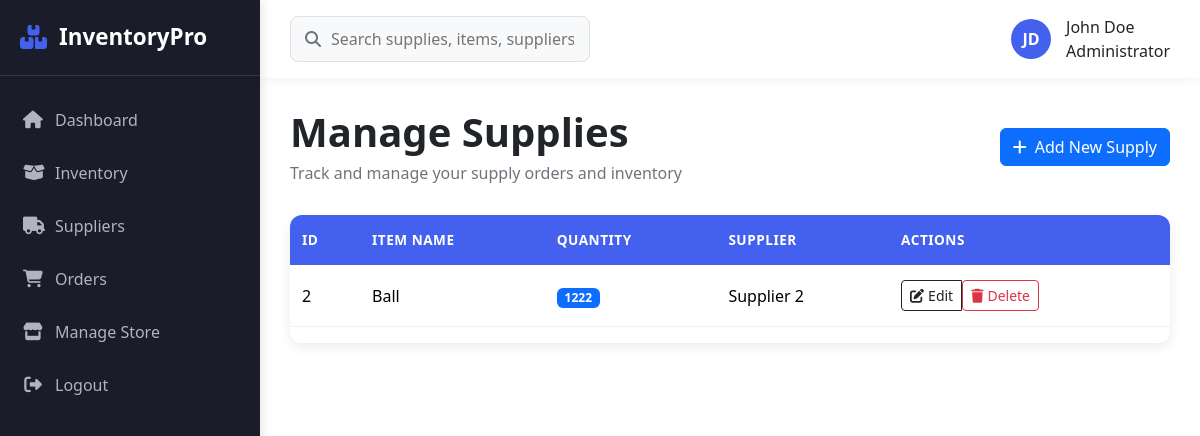
Screenshot of /Supplier/supply.php with the database file from the repository.
### tables this page shows
CREATE TABLE `supplies` (
  `supply_id` int(11) NOT NULL,
  `itemid` int(11) DEFAULT NULL,
  `quantity` int(11) DEFAULT NULL,
  `supplierid` int(11) DEFAULT NULL
);

CREATE TABLE `item` (
  `itemid` int(11) NOT NULL,
  `itemname` varchar(255) DEFAULT NULL,
  `description` text DEFAULT NULL,
  `category` varchar(255) DEFAULT NULL,
  `unitprice` decimal(10,2) DEFAULT NULL,
  `criticalvalue` int(11) DEFAULT NULL,
  `quantity` int(11) DEFAULT NULL,
  `availability` varchar(50) DEFAULT NULL
);

CREATE TABLE `suppliers` (
  `id` int(11) NOT NULL,
  `name` varchar(255) DEFAULT NULL,
  `address` text DEFAULT NULL,
  `contact` varchar(15) DEFAULT NULL,
  `email` varchar(255) DEFAULT NULL
);

### Supplier/supply.php (the view, shortened to what this page needs)
<!DOCTYPE html>
<html lang="en">
<head>
    <link rel="stylesheet" href="../utils/supplies.css">
    <link href="https://cdn.jsdelivr.net/npm/bootstrap@5.3.3/dist/css/bootstrap.min.css" rel="stylesheet">
    <link rel="stylesheet" href="https://cdnjs.cloudflare.com/ajax/libs/font-awesome/6.4.0/css/all.min.css">
</head>
<body>
    <?php
    $dbcon = new DbConnector();
    $conn = $dbcon->getConnection();
    $querySupplies = "
            SELECT supplies.*, suppliers.name AS supplier_name, item.itemname AS item_name
            FROM supplies
            INNER JOIN suppliers ON supplies.supplierid = suppliers.id
            INNER JOIN item ON supplies.itemid = item.itemid
        ";
    $stmtSupplies = $conn->query($querySupplies);
    $supplies = $stmtSupplies->fetchAll(PDO::FETCH_OBJ);
    ?>
    <div class="app-container">
        <div class="sidebar">
            <div class="sidebar-header">
                <i class="fas fa-boxes"></i>
                <h3>InventoryPro</h3>
            </div>
            <ul class="nav-menu">
                <li><a href="../index.php"><i class="fas fa-home"></i> Dashboard</a></li>
                <li><a href="../inventory/inventory.php"><i class="fas fa-box-open"></i> Inventory</a></li>
                <li><a href="suppliers.php" class="active"><i class="fas fa-truck"></i> Suppliers</a></li>
                <li><a href="../order/order.php"><i class="fas fa-shopping-cart"></i> Orders</a></li>
                <li><a href="../store/stores.php"><i class="fas fa-store"></i> Manage Store</a></li>
                <li><a href="#"><i class="fas fa-sign-out-alt"></i> Logout</a></li>
            </ul>
        </div>
        <div class="main-content">
            <div class="top-bar">
                <div class="search-bar">
                    <i class="fas fa-search"></i>
                    <input type="text" placeholder="Search supplies, items, suppliers...">
                </div>
                <div class="user-info">
                    <div class="user-avatar">JD</div>
                    <div>
                        <div class="user-name">John Doe</div>
                        <div class="user-role">Administrator</div>
                    </div>
                </div>
            </div>
            <div class="supplies-content">
                <div class="page-header">
                    <div>
                        <h1 class="page-title">Manage Supplies</h1>
                        <p class="page-description">Track and manage your supply orders and inventory</p>
                    </div>
                    <button type="button" class="btn btn-primary" data-bs-toggle="modal" data-bs-target="#addSupplyModal">
                        <i class="fas fa-plus me-2"></i>Add New Supply
                    </button>
                </div>
                <div class="table-container">
                    <div class="table-responsive">
                        <table class="table table-hover">
                            <thead>
                                <tr>
                                    <th scope="col">ID</th>
                                    <th scope="col">Item Name</th>
                                    <th scope="col">Quantity</th>
                                    <th scope="col">Supplier</th>
                                    <th scope="col">Actions</th>
                                </tr>
                            </thead>
                            <tbody>
                                <?php foreach ($supplies as $supply): ?>
                                    <tr>
                                        <td><?php echo htmlspecialchars($supply->supply_id); ?></td>
                                        <td><?php echo htmlspecialchars($supply->item_name); ?></td>
                                        <td><span class="badge bg-primary"><?php echo htmlspecialchars($supply->quantity); ?></span></td>
                                        <td><?php echo htmlspecialchars($supply->supplier_name); ?></td>
                                        <td>
                                            <div class="btn-group" role="group">
                                                <button type="button" class="btn btn-outline-dark btn-sm" data-bs-toggle="modal" data-bs-target="#editSupplyModal-<?php echo $supply->supply_id; ?>">
                                                    <i class="fas fa-edit me-1"></i>Edit
                                                </button>
                                                <form method="POST" action="deleteSupply.php" onsubmit="return confirm('Are you sure you want to delete this supply?');" class="d-inline">
                                                    <button type="submit" class="btn btn-outline-danger btn-sm">
                                                        <i class="fas fa-trash me-1"></i>Delete
                                                    </button>
                                                </form>
                                            </div>
                                        </td>
                                    </tr>
                                <?php endforeach; ?>
                            </tbody>
                        </table>
                    </div>
                </div>
            </div>
        </div>
    </div>
</body>
</html>

### utils/supplies.css (style rules this page uses)
:root { --primary: #4361ee; --secondary: #3f37c9; --success: #4cc9f0; --info: #4895ef; --warning: #f72585; --danger: #e63946; --light: #f8f9fa; --dark: #212529; --sidebar-bg: #1a1d29; --sidebar-text: #b0b3c1; --sidebar-active: #4361ee; --card-shadow: 0 4px 12px rgba(0, 0, 0, 0.08); --transition: all 0.3s ease; }
* { margin: 0; padding: 0; box-sizing: border-box; font-family: 'Segoe UI', Tahoma, Geneva, Verdana, sans-serif; }
body { background-color: #f5f7fb; color: #333; overflow-x: hidden; }
.app-container { display: flex; min-height: 100vh; }
.sidebar { width: 260px; background: var(--sidebar-bg); color: var(--sidebar-text); transition: var(--transition); box-shadow: 2px 0 10px rgba(0, 0, 0, 0.1); z-index: 100; }
.sidebar-header { padding: 24px 20px; border-bottom: 1px solid rgba(255, 255, 255, 0.1); display: flex; align-items: center; gap: 12px; }
.sidebar-header h3 { color: white; font-weight: 600; margin: 0; font-size: 1.4rem; }
.sidebar-header i { color: var(--primary); font-size: 1.5rem; }
.nav-menu { list-style: none; padding: 0; margin: 20px 0; }
.nav-menu li { margin-bottom: 5px; }
.nav-menu a { display: flex; align-items: center; padding: 12px 20px; color: var(--sidebar-text); text-decoration: none; transition: var(--transition); font-weight: 500; border-left: 3px solid transparent; }
.nav-menu i { margin-right: 12px; width: 20px; text-align: center; font-size: 1.1rem; }
.main-content { flex: 1; display: flex; flex-direction: column; overflow: hidden; }
.top-bar { background: white; padding: 15px 30px; box-shadow: 0 2px 10px rgba(0, 0, 0, 0.05); display: flex; justify-content: space-between; align-items: center; z-index: 10; }
.search-bar { position: relative; width: 300px; }
.search-bar input { width: 100%; padding: 10px 15px 10px 40px; border-radius: 8px; border: 1px solid #e0e0e0; background: #f8f9fa; transition: var(--transition); }
.search-bar i { position: absolute; left: 15px; top: 50%; transform: translateY(-50%); color: #6c757d; }
.user-info { display: flex; align-items: center; gap: 15px; }
.user-avatar { width: 40px; height: 40px; border-radius: 50%; background: var(--primary); color: white; display: flex; align-items: center; justify-content: center; font-weight: bold; }
.supplies-content { padding: 30px; overflow-y: auto; flex: 1; }
.page-header { display: flex; justify-content: space-between; align-items: center; margin-bottom: 30px; }
.page-title { font-weight: 700; color: var(--dark); margin-bottom: 5px; }
.page-description { color: #6c757d; margin: 0; }
.btn-primary { background-color: var(--primary); border-color: var(--primary); padding: 10px 20px; border-radius: 8px; font-weight: 600; transition: var(--transition); }
.btn-outline-dark { border-color: #6c757d; color: #6c757d; padding: 8px 16px; border-radius: 6px; font-weight: 500; transition: var(--transition); }
.btn-outline-danger { border-color: var(--danger); color: var(--danger); padding: 8px 16px; border-radius: 6px; font-weight: 500; transition: var(--transition); }
.table-container { background: white; border-radius: 12px; overflow: hidden; box-shadow: var(--card-shadow); }
.table { margin-bottom: 0; }
.table thead th { background-color: var(--primary); color: white; border: none; padding: 15px 12px; font-weight: 600; text-transform: uppercase; font-size: 0.85rem; letter-spacing: 0.5px; }
.table tbody td { padding: 15px 12px; vertical-align: middle; border-color: #f0f0f0; }
.table tbody tr { transition: var(--transition); }

### rows the page displays
supplies: supply_id "2", itemid.itemname "Ball", quantity "1222", supplierid.name "Supplier 2"
